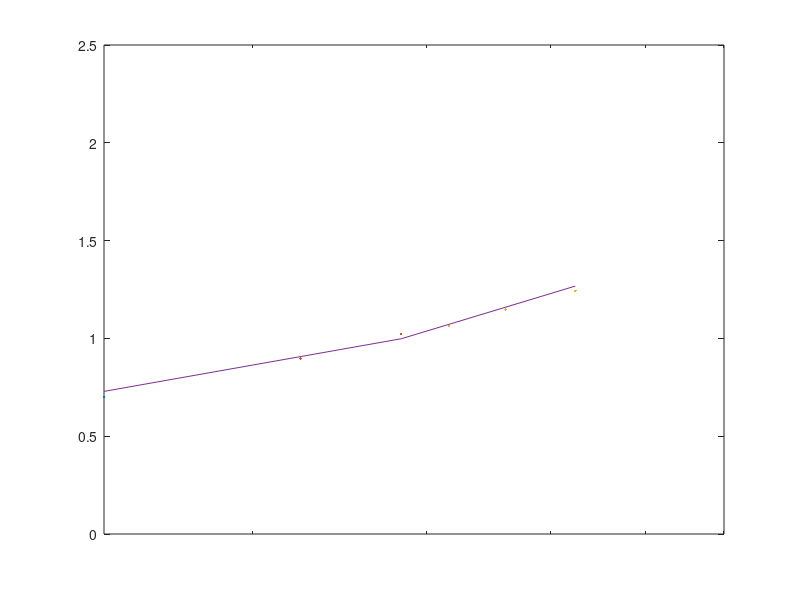

Write the MATLAB code that produced this figure.
clear all; close all; clc;

% Conversion factors
sm3PerDay2ccPerSec = 11.57;
mD2D = 0.001;
m2cm = 100.0;
bar2atm = 0.9869;

% Parameters
q = 150*sm3PerDay2ccPerSec; % cc/sec
mu = 0.5; % cP
k = 300.0*mD2D; % D
h = 30*m2cm; % cm

factor = (k*h)/(q*mu);

%% Eclipse 10x10
p_10x10 = load('eclipse/10x10-pressure.dat').*bar2atm;
p_0 = p_10x10(1,1); % Well-block pressure

p = (p_10x10-p_0).*factor;

x = [];
for i=1:10
  for j=1:10
    x(i,j) = sqrt((i-1)^2+(j-1)^2);
  end
end

% Regression line for diagonal
for i=1:4
    x_diag(i) = sqrt((i-1)^2+(i-1)^2);
end
pfit = polyfit(x(2:4,2:4), p(2:4,2:4), 1);
pval = polyval(pfit, x_diag);
    

semilogx(x(2:4,2:4), p(2:4,2:4),'.')
hold on;
semilogx(x_diag,pval)
axis([0 6 0 2.5]);
